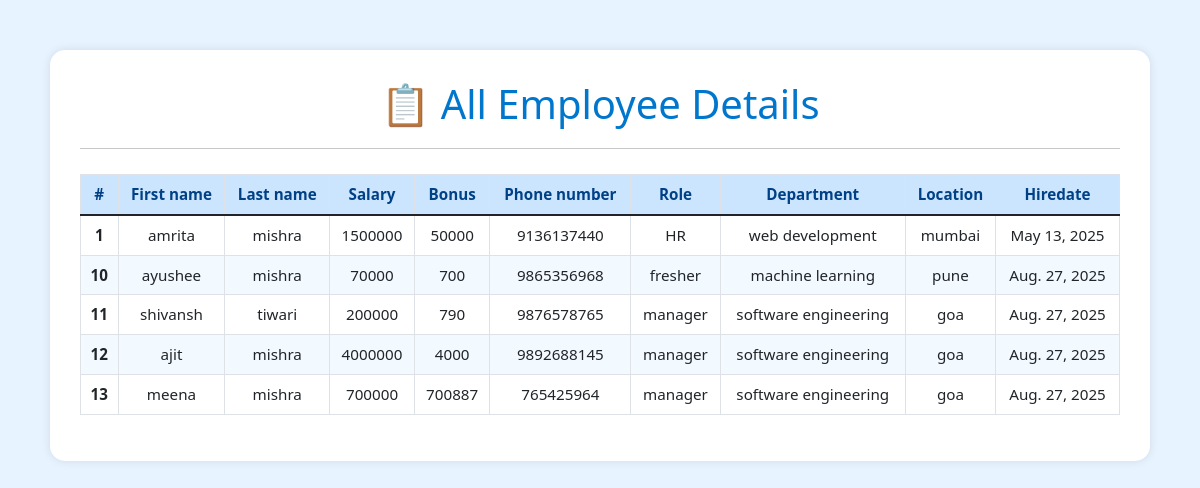
The page /all_emp on the database as committed earlier.
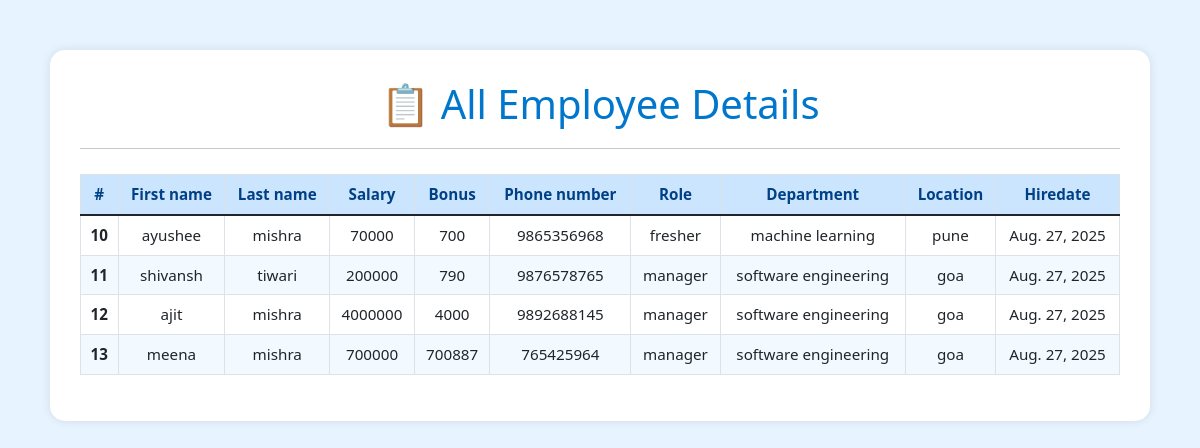
The same page on the database as committed later.
### emp_app/models.py (models this page shows, shortened)
class Employee(models.Model):
    first_name = models.CharField(max_length=100,null=False)
    last_name = models.CharField(max_length=100,null=False)
    dept = models.ForeignKey(Department, on_delete = models.CASCADE)
    salary = models.IntegerField(default=0)
    bonus = models.IntegerField(default=0)
    role = models.ForeignKey(Role, on_delete = models.CASCADE)
    phone = models.IntegerField(default=0)
    hire_date = models.DateField()
    def __str__(self):
        return "%s %s %s" %(self.first_name,self.last_name,self.phone)

class Role(models.Model):
    name = models.CharField(max_length=100,null=False)

class Department(models.Model):
    name = models.CharField(max_length=100,null=False)
    location = models.CharField(max_length=100)

### emp_app/views.py (the view)
# urls.py: path('all_emp', views.all_emp, name='all_emp'),
def all_emp(request):
    emps = Employee.objects.all()
    context = {
        'emps' : emps
    }
    print(context)
    return render(request, 'view_all_emp.html',context)

### emp_app/templates/view_all_emp.html (shortened to what this page needs)
<!DOCTYPE html>
<html lang="en">
<head>
  <link
    href="https://cdn.jsdelivr.net/npm/bootstrap@5.1.3/dist/css/bootstrap.min.css"
    rel="stylesheet"
  />
</head>
<body>
  <div class="container">
    <h1>📋 All Employee Details</h1>
    <hr />
    <div class="table-responsive">
      <table class="table table-bordered table-hover">
        <thead class="text-center">
          <tr>
            <th>#</th>
            <th>First name</th>
            <th>Last name</th>
            <th>Salary</th>
            <th>Bonus</th>
            <th>Phone number</th>
            <th>Role</th>
            <th>Department</th>
            <th>Location</th>
            <th>Hiredate</th>
          </tr>
        </thead>
        <tbody class="text-center">
          {% for emp in emps %}
          <tr>
            <th scope="row">{{ emp.id }}</th>
            <td>{{ emp.first_name }}</td>
            <td>{{ emp.last_name }}</td>
            <td>{{ emp.salary }}</td>
            <td>{{ emp.bonus }}</td>
            <td>{{ emp.phone }}</td>
            <td>{{ emp.role.name }}</td>
            <td>{{ emp.dept.name }}</td>
            <td>{{ emp.dept.location }}</td>
            <td>{{ emp.hire_date }}</td>
          </tr>
          {% endfor %}
        </tbody>
      </table>
    </div>
  </div>
</body>
</html>

Rows that differ between the two databases and show on the page:
removed Employee: id "1", first_name "amrita", last_name "mishra", salary "1500000", bonus "50000", phone "9136137440", role.name "HR", dept.name "web development", dept.location "mumbai", hire_date "May 13, 2025"
